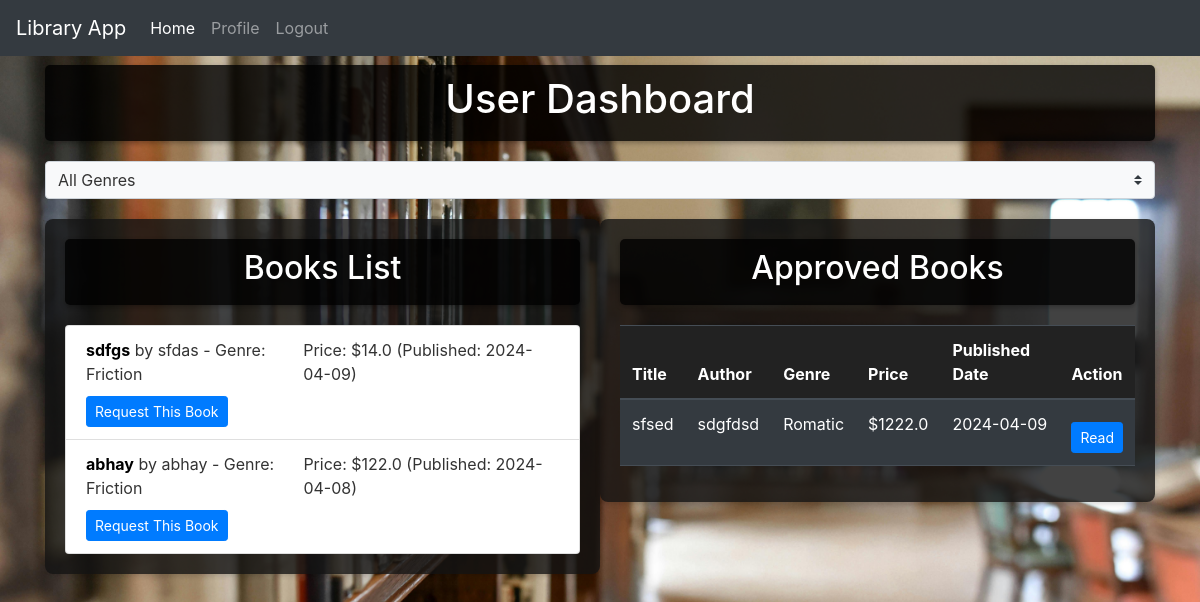
The app's page /dashboard?genre_id=2 (signed in), older data.
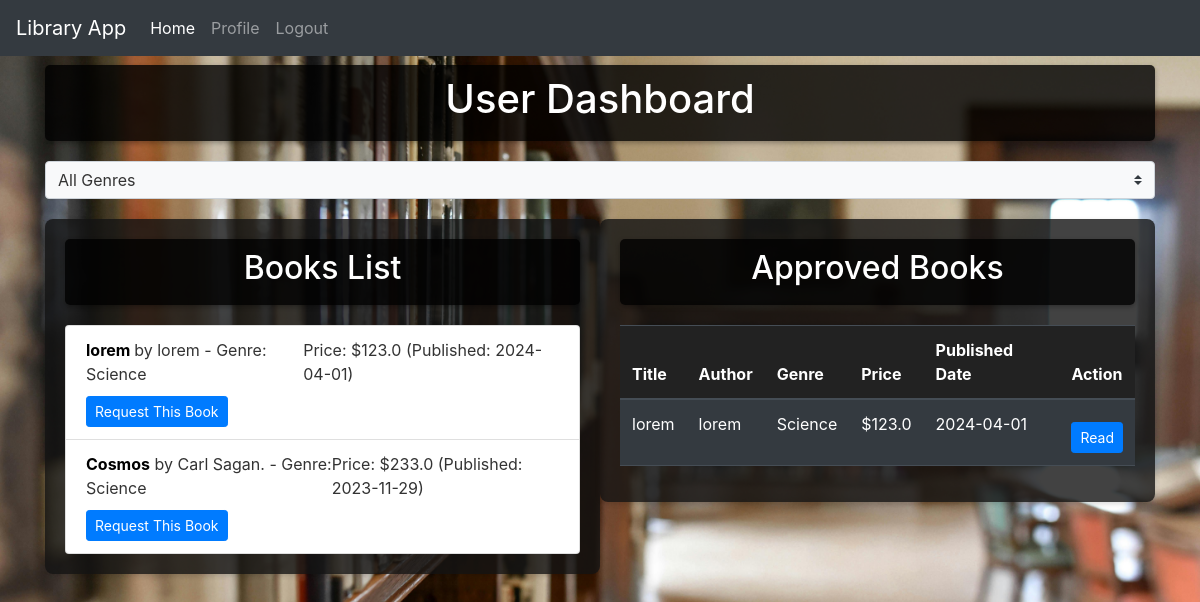
The same page, newer data.
### models.py (models this page shows)
class Book(db.Model):
    id=db.Column(db.Integer,primary_key=True)
    title=db.Column(db.String(100),nullable=False)
    author=db.Column(db.String(30))
    booksnum=db.Column(db.BigInteger,nullable=True)
    price=db.Column(db.Float,nullable=False)
    genre_id=db.Column(db.Integer,db.ForeignKey("genre.id"),nullable=False)
    content = db.Column(db.Text)  # Book content
    feedbacks = db.relationship('Feedback', backref='book', lazy=True)
    pubdate=db.Column(db.Date,nullable=False)
    requests = db.relationship("BookRequest", backref='book', lazy='dynamic', cascade='all, delete-orphan')  # Add this line

class Genre(db.Model):
    id=db.Column(db.Integer,primary_key=True)
    genrename=db.Column(db.String(32),unique=True)
    books=db.relationship('Book',backref='genre' ,lazy='dynamic',cascade='all,delete-orphan')#lazy here we use bz when i will acces then give it not everytime

### routes.py (the view)
@app.route('/dashboard')
def dashboard():
    if 'user_id' not in session:
        flash("You must be logged in to perform this action.")
        return redirect(url_for('login'))  # Redirect to login page if user is not logged in
    selected_genre_id = request.args.get('genre_id')
    if selected_genre_id:
        books = Book.query.filter_by(genre_id=selected_genre_id).all()
    else:
        books = Book.query.all()
    approved_books = Book.query.join(BookRequest).filter(BookRequest.status == 'approved').all()
    genres = Genre.query.all()
    return render_template('dashboard.html', books=books, approved_books=approved_books, genres=genres, selected_genre_id=selected_genre_id)

### templates/dashboard.html (shortened to what this page needs)
<!DOCTYPE html>
<html lang="en">
<head>
    <link href="https://maxcdn.bootstrapcdn.com/bootstrap/4.5.2/css/bootstrap.min.css" rel="stylesheet">
</head>
<body>
    <nav class="navbar navbar-expand-lg navbar-dark bg-dark fixed-top">
        <a class="navbar-brand" href="#">Library App</a>
        <div class="collapse navbar-collapse" id="navbarNav">
            <ul class="navbar-nav">
                <li class="nav-item active"><a class="nav-link" href="{{ url_for('index') }}">Home</a></li>
                <li class="nav-item"><a class="nav-link" href="{{ url_for('profile') }}">Profile</a></li>
                <li class="nav-item"><a class="nav-link" href="{{ url_for('logout') }}">Logout</a></li>
            </ul>
        </div>
    </nav>
    <div class="container">
        <div class="title-box"><h1>User Dashboard</h1></div>
        <div>
            <select class="custom-select" onchange="location.href = '/dashboard?genre_id=' + this.value;">
                <option value="">All Genres</option>
            </select>
        </div>
        <div class="flex-container">
            <div class="book-list">
                <div class="title-box"><h2>Books List</h2></div>
                <ul class="list-group">
                    {% for book in books %}
                    <li class="list-group-item">
                        <div class="d-flex justify-content-between align-items-center">
                            <div><strong>{{ book.title }}</strong> by {{ book.author }} - Genre: {{ book.genre.genrename }}</div>
                            <div>Price: ${{ book.price }} (Published: {{ book.pubdate.strftime('%Y-%m-%d') }})</div>
                        </div>
                        {% if book.id in requested_books_ids %}
                        <button class="btn btn-secondary btn-sm" disabled>Already Requested</button>
                        {% else %}
                        <form action="/request-book" method="post">
                            <button type="submit" class="btn btn-primary btn-sm">Request This Book</button>
                        </form>
                        {% endif %}
                    </li>
                    {% endfor %}
                </ul>
            </div>
            <div class="approved-books">
                <div class="title-box"><h2>Approved Books</h2></div>
                <table class="table table-dark">
                    <thead>
                        <tr>
                            <th>Title</th>
                            <th>Author</th>
                            <th>Genre</th>
                            <th>Price</th>
                            <th>Published Date</th>
                            <th>Action</th>
                        </tr>
                    </thead>
                    <tbody>
                        {% for book in approved_books %}
                        <tr>
                            <td>{{ book.title }}</td>
                            <td>{{ book.author }}</td>
                            <td>{{ book.genre.genrename }}</td>
                            <td>${{ book.price }}</td>
                            <td>{{ book.pubdate.strftime('%Y-%m-%d') }}</td>
                            <td>
                                <a href="{{ url_for('read_book', book_id=book.id) }}" class="btn btn-primary btn-sm">Read</a>
                            </td>
                        </tr>
                        {% else %}
                        <tr><td colspan="6">No approved books available.</td></tr>
                        {% endfor %}
                    </tbody>
                </table>
            </div>
        </div>
    </div>
</body>
</html>

Row changes from the older to the newer data that the page shows:
no longer on this page (row edited): Book: title "sdfgs", author "sfdas", genre.genrename "Friction", price "14.0", pubdate "2024-04-09", shown under "Books List"
removed Book: title "abhay", author "abhay", genre.genrename "Friction", price "122.0", pubdate "2024-04-08", shown under "Books List"
no longer on this page (row edited): Book: title "sfsed", author "sdgfdsd", genre.genrename "Romatic", price "1222.0", pubdate "2024-04-09", shown under "Approved Books"
now on this page (row edited): Book: title "lorem", author "lorem", genre.genrename "Science", price "123.0", pubdate "2024-04-01"
now on this page (row edited): Book: title "Cosmos", author "Carl Sagan.", genre.genrename "Science", price "233.0", pubdate "2023-11-29", shown under "Books List"
